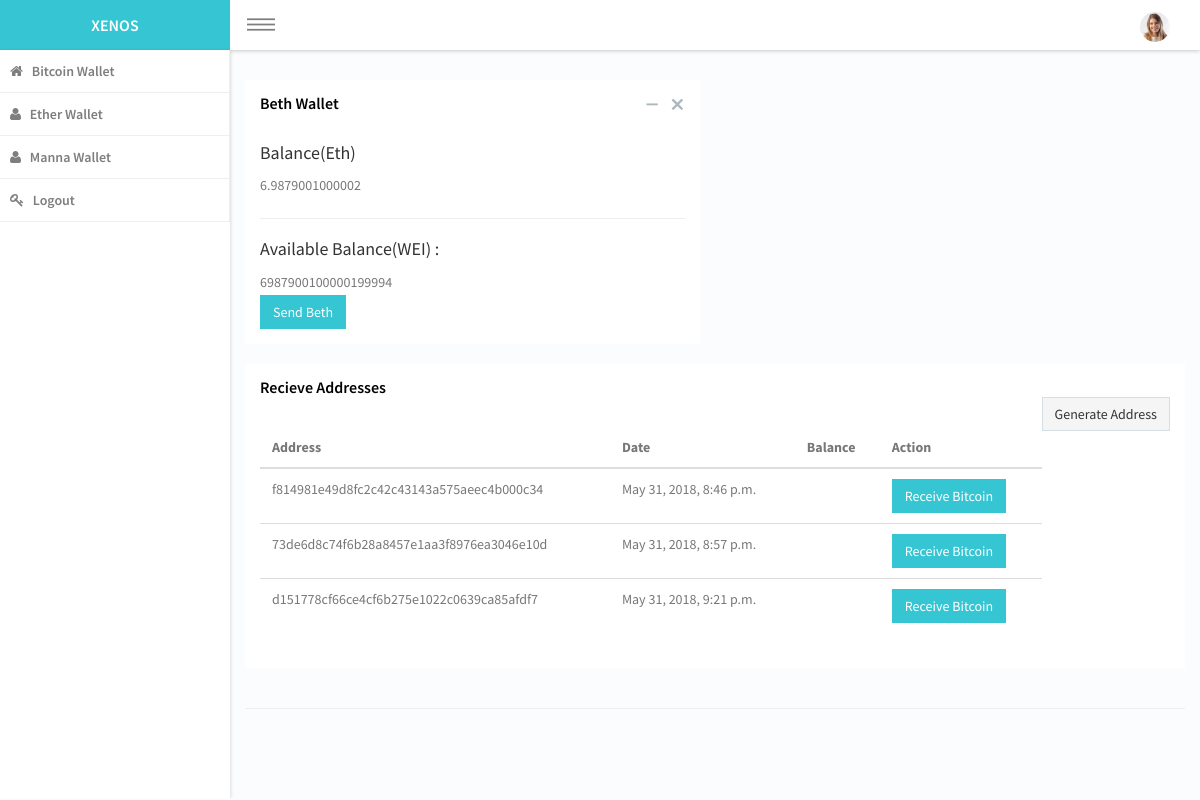
Screenshot of /office/wallet/beth/ (signed in) with the database file from the repository.
### dash/models.py (models this page shows, shortened)
class Wallet(models.Model):
    coin=models.CharField(max_length=100, choices=(('btc','btc'),('eth','Ether'),('beth','BETH') ,
                                                   ('bcy', 'bcy'), ('MAN', 'Manna') ))
    main_balance=models.IntegerField(default=0)
    owner=models.ForeignKey(User,on_delete=models.CASCADE)
    status=models.BooleanField(default=False)
    network=models.CharField(max_length=200, null=True, default='test')

class Address(models.Model):
    address=models.CharField(max_length=200, null=True)
    wallet=models.ForeignKey(Wallet, on_delete=models.CASCADE)
    private_key_wif=models.TextField(null=True)
    private_key_hex=models.TextField(null=True)
    public_key=models.TextField(null=True)
    created_date=models.DateTimeField(auto_now_add=True, null=True)
    balance=models.IntegerField(default=0)

### dash/views.py (the view)
# urls.py: path('wallet/<str:coin_symbol>/', views.WalletView, name='match'),
class WalletView(LoginRequiredMixin, View):
    def get(self, request, *args, **kwargs):
        coin_symbol=kwargs.pop('coin_symbol')
        try:
            wallet=Wallet.objects.get(Q(owner=request.user), coin=coin_symbol)
            balance=wallet.main_balance
            coin_balance=balance/settings.WEI
        except Wallet.DoesNotExist:
            raise Http404()
        addr=Address.objects.filter(wallet=wallet)
        return render(request, 'wallet_admin/wallet.html', {'addr':addr,'coin_symbol':coin_symbol,
                                                            'balance':balance, 'coin_balance':coin_balance})

### dash/templates/wallet_admin/wallet.html (shortened to what this page needs)
{% extends 'wallet_admin/base.html' %}
{% load static %}
{% block content %}
 <div class="container">
     <div class="row">
          <div class="col-sm-6">
                                <div class="panel">
                                    <header class="panel-heading">
                                        <div class="panel-actions">
                                            <a href="#" class="panel-action panel-action-toggle" data-panel-toggle=""></a>
                                            <a href="#" class="panel-action panel-action-dismiss" data-panel-dismiss=""></a>
                                        </div>
                                        <h2 class="panel-title"><span style="text-transform: capitalize">{{coin_symbol}}</span> Wallet </h2>
                                    </header>
                                    <div class="panel-body">
                                        <h4 class="panel-subtitle">Balance(Eth) </h4><span class="helping-text">{{coin_balance}}</span>
                                        <hr>
                                        <h4 >Available Balance(WEI) :</h4>
                                        <span class="helping-text">{{balance}}</span>
                                        <div class="row">
                                            <div class="col-sm-3">
                                                <a href="/office/send_coin/?coin_symbol={{coin_symbol}}" class="btn btn-primary">Send <span style="text-transform: capitalize">{{coin_symbol}}</span></a>
                                            </div>
                                        </div>
                                        </div>
                                    </div>
     </div>
 </div>
     <div class="row">
         <div class="col-sm-12">
                                     <div class="panel">
                                    <header class="panel-heading">
                                        <h2 class="panel-title">Recieve Addresses</h2>
                                        <a href="{% url 'dash:generate_addr' %}?coin_symbol={{coin_symbol}}" class="btn btn-default pull-right">Generate Address</a>
                                    </header>
                                    <div class="panel-body">
                                      <div class="table-responsive">
                                <table class="table table-hover">
                                    <thead>
                                        <tr>
                                            <th>Address</th>
                                            <th>Date</th>
                                            <th>Balance</th>
                                            <th>Action</th>
                                        </tr>
                                    </thead>
                                    <tbody>
                                        {% for addr in addr %}
											<tr>
                                              <td>{{addr.address}}</td>
											  <td>{{addr.created_date}}</td>
											  <td>{{addr.amount}}</td>
                                                <td><a href="/office/receive_coin?addr_id={{addr.id}}" class="btn btn-primary">Receive Bitcoin</a></td>
                                            </tr>
											{% endfor %}
                                    </tbody>
                                   </table>
                                </div>
                            </div>
                        </div>
                    </div>
                </div>
                 <hr>
     </div>
 </div>
{% endblock %}

### acc/static/assets/css/style.css (style rules this page uses)
body, #hoeapp-wrapper { font-family: "Source Sans Pro", sans-serif; font-weight: 400; font-size: 14px; line-height: 26px; -webkit-text-size-adjust: 100%; -moz-osx-font-smoothing: grayscale; -webkit-font-smoothing: antialiased; color: #777; background-color: #fbfcfd; }
a { color: #36c6d3; }
a, button { -moz-transition: all 0.3s; -o-transition: all 0.3s; -webkit-transition: all 0.3s; transition: all 0.3s; text-decoration: none; }
a, a:hover, a:focus, button:hover, button:focus { outline: 0 !important; text-decoration: none; }
h1, h2, h3, h4, h5, h6 { letter-spacing: 0px; margin-top: 0px; color: #333; font-weight: 700; }
h2 { font-size: 28px; }
h4 { font-size: 18px; }
h4, h5, h6 { font-weight: 400; }
#main-content .container { width: 100%; padding-bottom: 0px; }
.btn { font-size: 14px; text-transform: capitalize; font-weight: 400; -webkit-border-radius: 0px; -moz-border-radius: 0px; -ms-border-radius: 0px; border-radius: 0px; border: 1px solid; }
.btn-default { border: 1px solid rgba(197, 214, 222, 0.7); background-color: #f5f5f5; }
.btn-primary { background-color: #36c6d3; border-color: #36c6d3; color: #fff; }
.panel { -webkit-border-radius: 0px; -moz-border-radius: 0px; -ms-border-radius: 0px; border-radius: 0px; -webkit-box-shadow: none; -moz-box-shadow: none; -ms-box-shadow: none; box-shadow: none; border: 0; }
.panel .panel-heading { -webkit-border-radius: 0px; -moz-border-radius: 0px; -ms-border-radius: 0px; border-radius: 0px; border-bottom: 0px; padding: 15px; position: relative; }
.panel .panel-heading .panel-title { font-weight: 600; margin-bottom: 0px; text-transform: capitalize; color: #000; }
.panel .panel-heading .panel-actions { right: 10px; position: absolute; top: 12px; }
.panel .panel-heading .panel-actions > a { font-size: 15px; display: block; float: left; color: #adb7be; margin: 0px 7px; }
.panel-action-toggle, .panel-action-dismiss { font-family: 'IonIcons'; }
.panel-action-toggle:before { content: "\f209"; }
.panel-action-dismiss:before { content: "\f12a"; }
.form-control, .form-control:focus, .input-error .form-control:focus, .input-success .form-control:focus, .input-warning .form-control:focus, .navbar-collapse, .navbar-form, .navbar-form-custom .form-control:focus, .navbar-form-custom .form-control:hover, .open .btn.dropdown-toggle, .panel, .popover, .progress, .progress-bar { -webkit-box-shadow: none; -moz-box-shadow: none; -ms-box-shadow: none; box-shadow: none; }
.table > tbody > tr > td, .table > tbody > tr > th, .table > tfoot > tr > td, .table > tfoot > tr > th, .table > thead > tr > td, .table > thead > tr > th { padding: 10px 12px; }

### rows the page displays
Wallet: coin "Beth"
Address: address "f814981e49d8fc2c42c43143a575aeec4b000c34", created_date "May 31, 2018, 8:46 p.m."
Address: address "73de6d8c74f6b28a8457e1aa3f8976ea3046e10d", created_date "May 31, 2018, 8:57 p.m."
Address: address "d151778cf66ce4cf6b275e1022c0639ca85afdf7", created_date "May 31, 2018, 9:21 p.m."

### other values shown
{{ coin_balance }} "6.9879001000002"
{{ balance }} "6987900100000199994"
